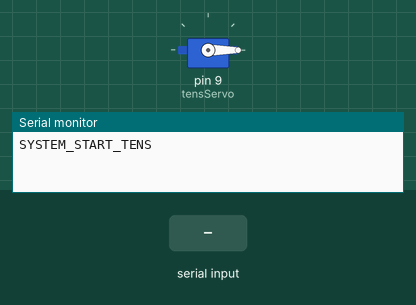
A sketch run on a simulated Arduino Uno, built with avr-gcc and run on an emulated ATmega328P. Parts: servo, the last lines printed to the serial monitor. Inputs (shaded band) come from the test bench.

Above: at 2.2 s.
2.3 s: "90,45\n" received over Serial
At 3.35 s:
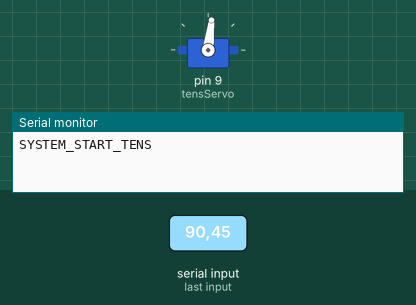
At 5.1 s:
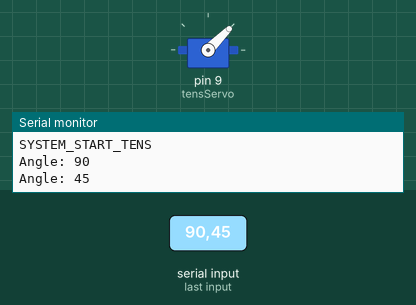
5.3 s: "30,150\n" received over Serial
At 8.1 s:
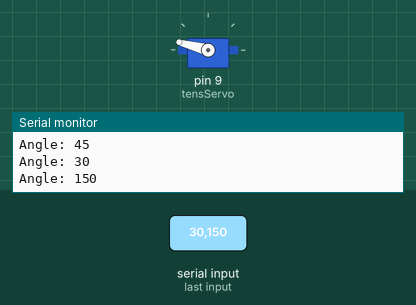
8.3 s: "200\n" received over Serial
Timing chart, 0 to 14.1 s (numbered marks = the images above; inputs shaded):
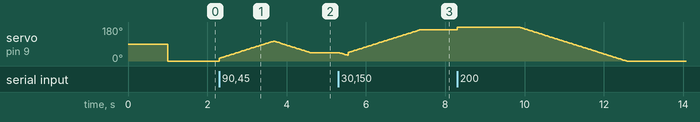

The sketch:

SpikerboxAcquisition.ino
```cpp
#include <Servo.h>
Servo tensServo;

void setup() {
  tensServo.attach(9);
  Serial.begin(115200);
  delay(1000);
  Serial.println("SYSTEM_START_TENS");
  tensServo.write(0);
}

void loop () {
  if (Serial.available() > 0) {
    int angle = Serial.parseInt();
    slowMove(angle);
    Serial.print("Angle: ");
    Serial.println(angle);
  }
}

void slowMove(int targetAngle) {
  int currentAngle = tensServo.read();
  if (currentAngle < targetAngle) {
    for (int i = currentAngle; i <= targetAngle; i++) {
      tensServo.write(i + 15);
      delay(15); // increase this number = slower
    }
  } else {
    for (int i = currentAngle; i >= targetAngle; i--) {
      tensServo.write(i);
      delay(15);
    }
  }
}
```

Measured:
- after the input at 2.3 s, servo on pin 9 (tensServo): rises from 0° to 105° in 1.4 s, then falls to 45° in 0.92 s
